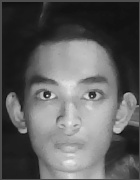
#> input picture data/6752300151_Pae.jpg, 140 x 180 px; its folder holds 4 pictures in this run
$ python segmentation.py
#> lines starting #> are read from the running program, lines starting #| are printed output that depends on the picture
import matplotlib
matplotlib.use('TkAgg')

import os
import cv2
import matplotlib.pyplot as plt
import numpy as np

K, SEED, MAX_ITER = 3, 0, 100

folder = "data"
if not os.path.exists(folder):
    folder = "data"

files = sorted([f for f in os.listdir(folder) if f.lower().endswith(".jpg")])
names = [f.split("_")[1].split(".")[0] for f in files]

imgs = []
for f in files:
    img_path = os.path.join(folder, f)
    img = cv2.imread(img_path, cv2.IMREAD_GRAYSCALE)
#> img is the input picture: shape (180, 140); min 13, max 241, mean 93.5
    if img is not None:
        imgs.append(cv2.resize(img, (100, 100)))

X = np.array([img.flatten() for img in imgs], dtype=float)

np.random.seed(SEED)
C = X[np.random.permutation(len(X))[:K]]
for it in range(1, MAX_ITER + 1):
    D = np.array([np.sum(np.abs(X - C[k]), axis=1) for k in range(K)]).T
    idx = np.argmin(D, axis=1)
    cold = C.copy()
    C = np.array([np.mean(X[idx == k], axis=0) if np.any(idx == k) else C[k] for k in range(K)])
    if np.sum(np.abs(cold - C)) == 0:
        break

for k in range(K):
    members = [names[j] for j in range(len(X)) if idx[j] == k]
    print(f"Cluster {k + 1}: {', '.join(members)}")

cols = int(max(np.bincount(idx, minlength=K).max(), 1))
fig, axes = plt.subplots(K, cols, figsize=(cols * 1.4 + 1, K * 2), squeeze=False)

for ax in axes.flatten():
    ax.axis("off")

for k in range(K):
    axes[k, 0].text(-0.15, 0.5, f"Cluster {k + 1}", transform=axes[k, 0].transAxes, ha="right", va="center")
    cluster_indices = np.where(idx == k)[0]
    for c, j in enumerate(cluster_indices):
        axes[k, c].imshow(imgs[j], cmap="gray", vmin=0, vmax=255)
        axes[k, c].set_title(names[j], fontsize=8)

plt.tight_layout()
plt.show()
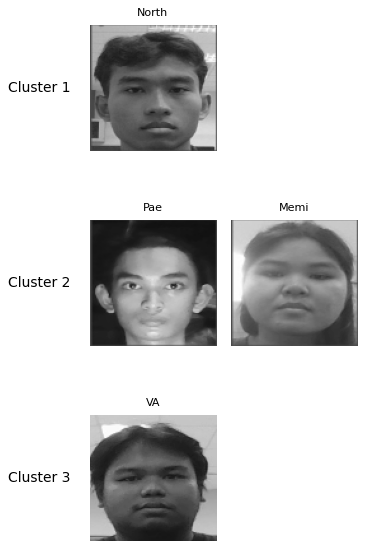
#> figure drawn by matplotlib, 4 panels
